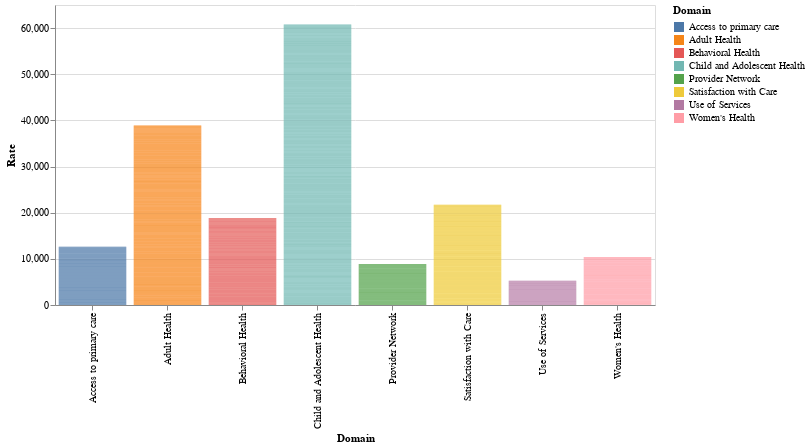

This figure's notebook cell:
### Code cell
#build a chart comparing domain rate
import altair as alt
alt.Chart(df_hf).mark_bar().encode(
    x='Domain',
    y='Rate',
    color='Domain'
).properties(width=600)

### Figure 1 — Vega-Lite specification as saved in the notebook (floating-point values rounded to 4 significant figures; data arrays with more than 128 entries replaced by an {"elided": "..."} marker saying what was removed)
{"config": {"view": {"continuousWidth": 400, "continuousHeight": 300}}, "data": {"name": "data-30f29e3bd603f5416601cdebfa88b609"}, "mark": "bar", "encoding": {"color": {"field": "Domain", "type": "nominal"}, "x": {"field": "Domain", "type": "nominal"}, "y": {"field": "Rate", "type": "quantitative"}}, "width": 600, "$schema": "https://vega.github.io/schema/vega-lite/v4.17.0.json", "datasets": {"data-30f29e3bd603f5416601cdebfa88b609": {"elided": "3013 records"}}}
